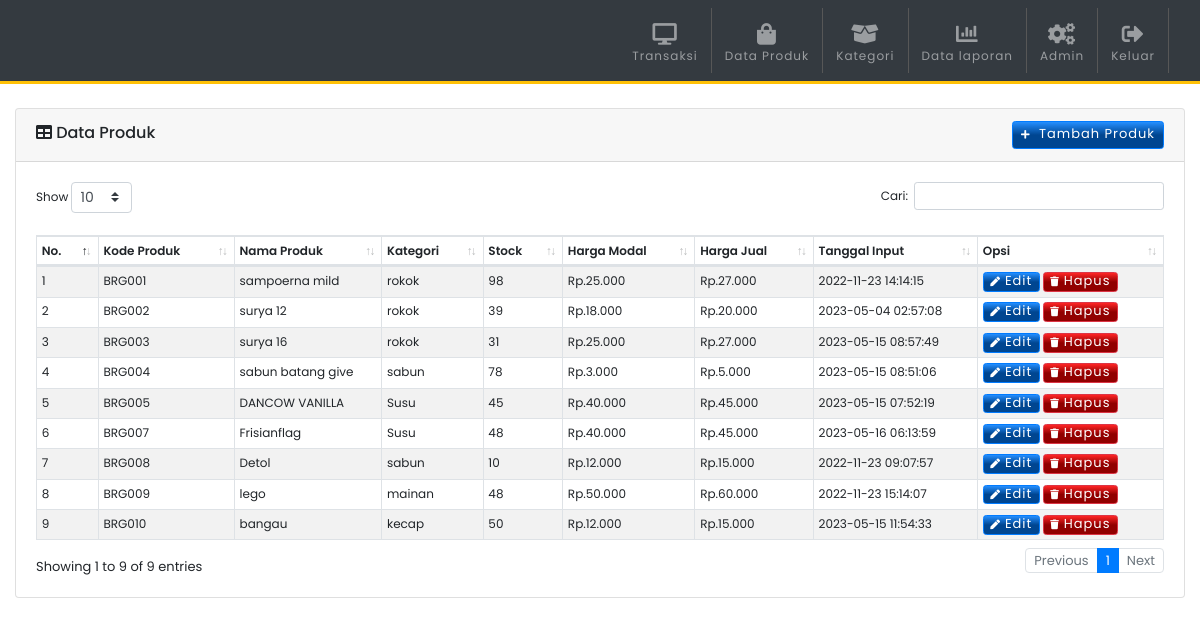
/produk.php (signed in), run on the app's committed database.
### tables this page shows
CREATE TABLE `produk` (
  `idproduk` int(11) NOT NULL,
  `idkategori` int(11) NOT NULL,
  `kode_produk` varchar(100) NOT NULL,
  `nama_produk` varchar(150) NOT NULL,
  `harga_modal` int(11) NOT NULL,
  `harga_jual` int(11) NOT NULL,
  `stock` int(11) NOT NULL,
  `tgl_input` timestamp NOT NULL DEFAULT current_timestamp() ON UPDATE current_timestamp()
);

CREATE TABLE `kategori` (
  `idkategori` int(11) NOT NULL,
  `nama_kategori` varchar(100) NOT NULL,
  `tgl_dibuat` timestamp NOT NULL DEFAULT current_timestamp() ON UPDATE current_timestamp()
);

### produk.php (the view, shortened to what this page needs)
<?php include 'template/header.php';?>
<br>
<div class="card">
    <div class="card-header">
        <div class="card-tittle"><i class="fa fa-table me-2"></i> Data Produk
        <button type="button" class="btn btn-primary btn-xs p-2 float-right" data-toggle="modal" data-target="#addproduk">
            <i class="fa fa-plus fa-xs mr-1"></i> Tambah Produk</button></div>
    </div>
        <div class="card-body">
            <table class="table table-striped table-sm table-bordered dt-responsive nowrap" id="table" width="100%">
                        <thead>
                        <tr>
                            <th>No.</th>
                            <th>Kode Produk</th>
                            <th>Nama Produk</th>
                            <th>Kategori</th>
                            <th>Stock</th>
                            <th>Harga Modal</th>
                            <th>Harga Jual</th>
                            <th>Tanggal Input</th>
                            <th>Opsi</th>
                        </tr>
                        </thead>
                        <tbody>
                            <?php
                                $no=1;
                                $data_produk=mysqli_query($conn,"SELECT * FROM kategori k, produk p WHERE k.idkategori=p.idkategori order by idproduk ASC");
                                while($d=mysqli_fetch_array($data_produk)){
                                    $idproduk = $d['idproduk'];
                                    ?>
                                    <tr>
                                        <td><?php echo $no++ ?></td>
                                        <td><?php echo $d['kode_produk'] ?></td>
                                        <td><?php echo $d['nama_produk'] ?></td>
                                        <td><?php echo $d['nama_kategori'] ?></td>
                                        <td><?php echo $d['stock'] ?></td>
                                        <td>Rp.<?php echo ribuan($d['harga_modal']) ?></td>
                                        <td>Rp.<?php echo ribuan($d['harga_jual']) ?></td>
                                        <td><?php echo $d['tgl_input'] ?></td>
                                        <td>
                                            <button type="button" class="btn btn-primary btn-xs"
                                             data-toggle="modal" data-target="#editP<?php echo $idproduk ?>">
                                             <i class="fa fa-pen fa-xs mr-1"></i>Edit</button>
                                            <a class="btn btn-danger btn-xs" href="?hapus=<?php echo $idproduk ?>"
                                            onclick="javascript:return confirm('Hapus Data produk - <?php echo $d['nama_produk'] ?> ?');">
                                            <i class="fa fa-trash fa-xs mr-1"></i>Hapus</a>
                                        </td>
                                    </tr>
                        <?php }?>
					</tbody>
                </table>
        </div>
</div>
<?php include 'template/footer.php';?>

### assets/css/style.css (style rules this page uses)
html, body { font-size: 100%; font-family: 'Poppins', sans-serif; scroll-behavior: smooth; }
a { text-decoration: none !important; }
.btn { font-size: small !important; letter-spacing: 1px !important; }
.btn-primary { background: linear-gradient(180deg, rgb(37, 143, 255) 0%, rgb(0, 70, 145) 50%) !important; }
.btn-danger { background: linear-gradient(180deg, rgb(255, 37, 37) 0%, rgb(145, 0, 0) 50%) !important; }
::placeholder { opacity: 1; font-size: 12px !important; letter-spacing: 1px; font-weight: 300; }
.btn-group-xs > .btn, .btn-xs { padding: .25rem .4rem; font-size: .875rem; line-height: .5; border-radius: .2rem; }
.card-tittle { font-weight: 500 !important; }
table { font-size: 12px !important; }
table thead>tr>th { font-weight: 600 !important; }

### data on the page
produk: kode_produk "BRG001", nama_produk "sampoerna mild", idkategori.nama_kategori "rokok", stock "98", harga_modal "25.000", harga_jual "27.000", tgl_input "2022-11-23 14:14:15"
produk: kode_produk "BRG002", nama_produk "surya 12", idkategori.nama_kategori "rokok", stock "39", harga_modal "18.000", harga_jual "20.000", tgl_input "2023-05-04 02:57:08"
produk: kode_produk "BRG003", nama_produk "surya 16", idkategori.nama_kategori "rokok", stock "31", harga_modal "25.000", harga_jual "27.000", tgl_input "2023-05-15 08:57:49"
produk: kode_produk "BRG004", nama_produk "sabun batang give", idkategori.nama_kategori "sabun", stock "78", harga_modal "3.000", harga_jual "5.000", tgl_input "2023-05-15 08:51:06"
produk: kode_produk "BRG005", nama_produk "DANCOW VANILLA", idkategori.nama_kategori "Susu", stock "45", harga_modal "40.000", harga_jual "45.000", tgl_input "2023-05-15 07:52:19"
produk: kode_produk "BRG007", nama_produk "Frisianflag", idkategori.nama_kategori "Susu", stock "48", harga_modal "40.000", harga_jual "45.000", tgl_input "2023-05-16 06:13:59"
produk: kode_produk "BRG008", nama_produk "Detol", idkategori.nama_kategori "sabun", stock "10", harga_modal "12.000", harga_jual "15.000", tgl_input "2022-11-23 09:07:57"
produk: kode_produk "BRG009", nama_produk "lego", idkategori.nama_kategori "mainan", stock "48", harga_modal "50.000", harga_jual "60.000", tgl_input "2022-11-23 15:14:07"
produk: kode_produk "BRG010", nama_produk "bangau", idkategori.nama_kategori "kecap", stock "50", harga_modal "12.000", harga_jual "15.000", tgl_input "2023-05-15 11:54:33"
